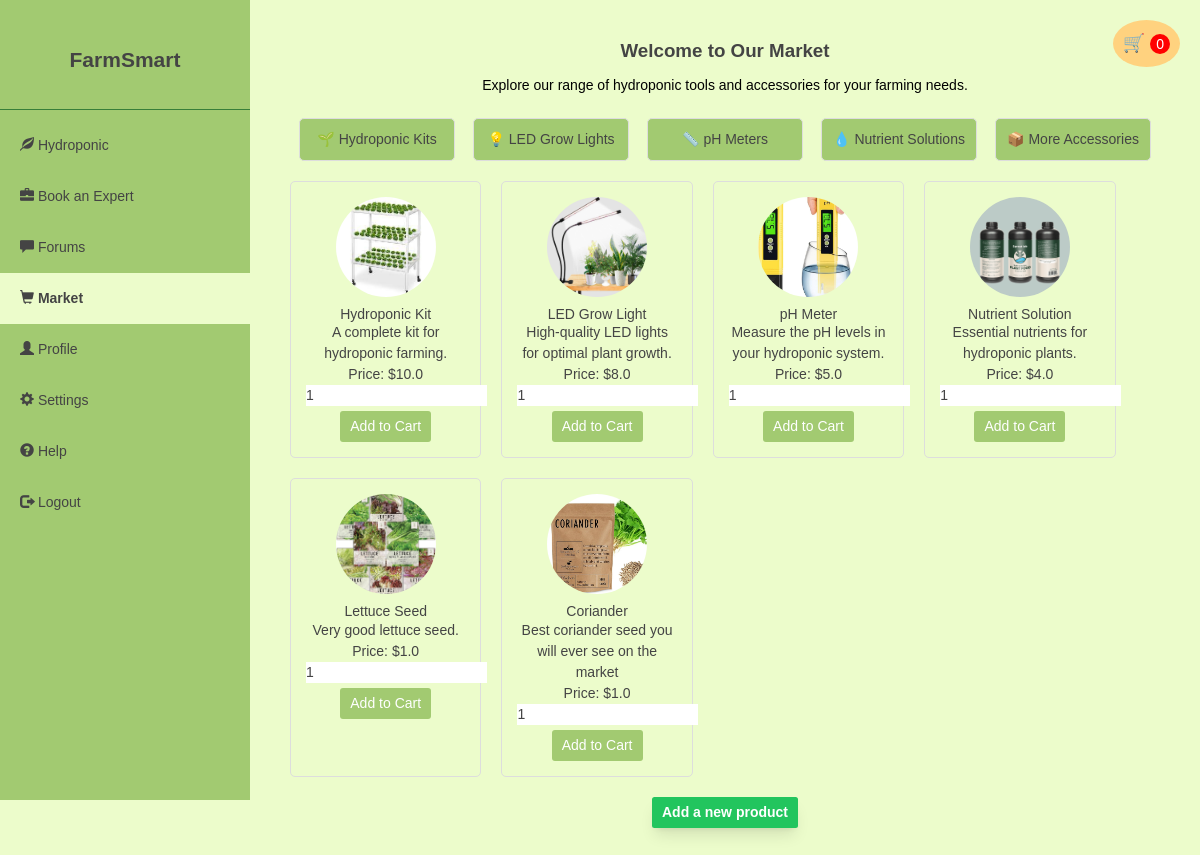
/market, run on an earlier commit of the app's database.
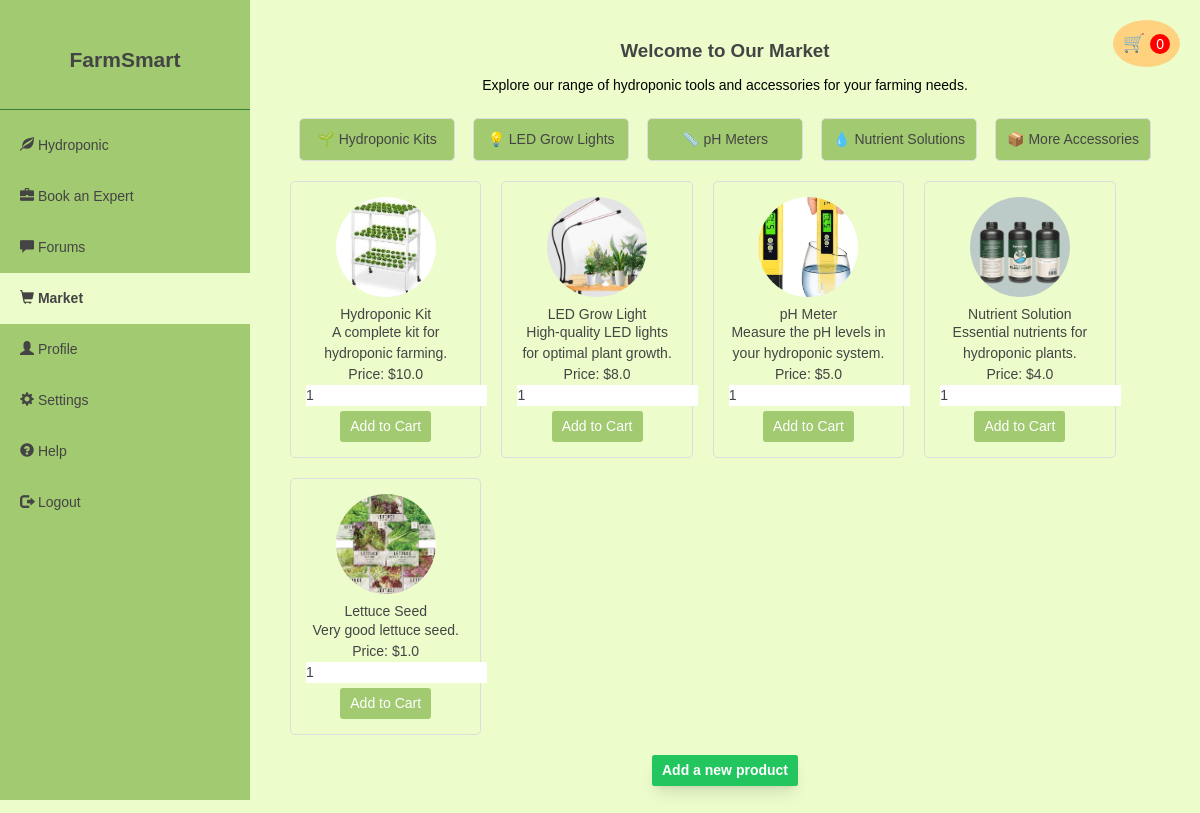
And on a later commit of the database.
### app.py (models this page shows, shortened)
class Product(db.Model):
    id = db.Column(db.Integer, primary_key=True)
    name = db.Column(db.String(150), nullable=False)
    description = db.Column(db.Text, nullable=False)
    price = db.Column(db.Float, nullable=False)
    image_url = db.Column(db.String(255), nullable=True)

### app.py (the view, shortened to what this page needs)
@app.route('/market', methods=['GET', 'POST'])
def market():
    products = Product.query.all()
    return render_template('market.html', products=products, cart=session.get('cart', []))

### app.py (called while the page is built)
@app.after_request
def add_header(response):
    response.cache_control.no_cache = True
    return response

### templates/market.html (shortened to what this page needs)
{% extends 'base.html' %}
{% block content %}
    <div class="market-page">
        <div class="cart-button">
            <a href="{{ url_for('cart') }}" class="cart-link">
                🛒 <span class="cart-count">{{ cart|length }}</span>
            </a>
        </div>
        <div class="intro-section">
            <div class="flex flex-col items-center text-center">
                <h1 class="text-3xl font-semibold mb-6">Welcome to Our Market</h1>
                <h4 class="text-black mb-6">Explore our range of hydroponic tools and accessories for your farming needs.</h4>
            </div>
            <div class="info-cards">
                <div class="card">🌱 Hydroponic Kits</div>
                <div class="card">💡 LED Grow Lights</div>
                <div class="card">📏 pH Meters</div>
                <div class="card">💧 Nutrient Solutions</div>
                <div class="card">📦 More Accessories</div>
            </div>
        </div>
        <div class="product-list">
            {% for product in products %}
                <div class="product-item">
                    <img src="{{ url_for('static', filename='img/' + product.image_url) }}" alt="{{ product.name }}" class="rounded-full w-40 h-40 object-cover mx-auto mb-4">
                    <h3>{{ product.name }}</h3>
                    <p>{{ product.description }}</p>
                    <p>Price: ${{ product.price }}</p>
                    <form method="POST" action="{{ url_for('add_to_cart') }}">
                        <input type="number" name="quantity" min="1" value="1">
                        <button type="submit" class="add-to-cart-btn">Add to Cart</button>
                    </form>
                </div>
            {% endfor %}
        </div>
        <div class="flex justify-center mt-8">
            <a href="{{ url_for('add_product') }}"
               class="bg-green-500 hover:bg-blue-600 text-white font-bold py-2 px-4 rounded transition duration-300 shadow-lg">
                Add a new product
            </a>
        </div>
    </div>
{% endblock %}

What changed in the data, as far as the page shows it:
removed Product: image_url (picture), name "Coriander", description "Best coriander seed you will ever see on the market", price "1.0"
